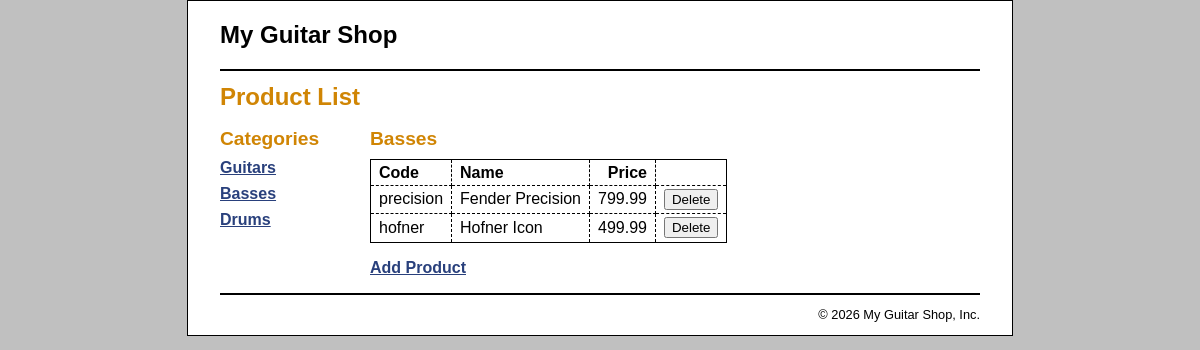
Screenshot of /EX14-1/product_manager/index.php?category_id=2 with the database file from the repository.
### tables this page shows
CREATE TABLE IF NOT EXISTS categories (
    categoryID INT NOT NULL AUTO_INCREMENT,
    categoryName VARCHAR(255) NOT NULL,
    PRIMARY KEY (categoryID)
);

CREATE TABLE IF NOT EXISTS products (
    productID INT NOT NULL AUTO_INCREMENT,
    categoryID INT NOT NULL,
    productCode VARCHAR(10) NOT NULL,
    productName VARCHAR(255) NOT NULL,
    productDescription TEXT,
    listPrice DECIMAL(10,2) NOT NULL,
    PRIMARY KEY (productID),
    FOREIGN KEY (categoryID) REFERENCES categories(categoryID)
);

### EX14-1/model/category_db.php (called while the page is built)
<?php
class CategoryDB {
    public function getCategories() {
        $db = Database::getDB();
        $query = 'SELECT * FROM categories
                  ORDER BY categoryID';
        $result = $db->query($query);
        $categories = array();
        foreach ($result as $row) {
            $category = new Category();
            $category->setID($row['categoryID']);
            $category->setName($row['categoryName']);
            $categories[] = $category;
        }
        return $categories;
    }
    public function getCategory($category_id) {
        $db = Database::getDB();
        $query = "SELECT * FROM categories
                  WHERE categoryID = '$category_id'";
        $statement = $db->query($query);
        $row = $statement->fetch();
        $category = new Category();
        $category->setID($row['categoryID']);
        $category->setName($row['categoryName']);
        return $category;
    }
}
?>

### EX14-1/model/category.php (called while the page is built)
<?php
class Category {
    private $id;
    private $name;
    public function __construct() {
        $this->id = 0;
        $this->name = '';
    }
    public function getID() {
        return $this->id;
    }
    public function setID($value) {
        $this->id = $value;
    }
    public function getName() {
        return $this->name;
    }
    public function setName($value) {
        $this->name = $value;
    }
}
?>

### EX14-1/model/product_db.php (called while the page is built, shortened)
<?php
class ProductDB {
    public function getProductsByCategory($category_id) {
        $db = Database::getDB();
        $categoryDB = new CategoryDB();
        $category = $categoryDB->getCategory($category_id);
        $query = "SELECT * FROM products
                  WHERE categoryID = '$category_id'
                  ORDER BY productID";
        $result = $db->query($query);
        $products = array();
        foreach ($result as $row) {
            $product = new Product();
            $product->setCategory($category);
            $product->setId($row['productID']);
            $product->setCode($row['productCode']);
            $product->setName($row['productName']);
            $product->setPrice($row['listPrice']);
            $products[] = $product;
        }
        return $products;
    }
}
?>

### EX14-1/model/product.php (called while the page is built, shortened)
<?php
class Product {
    private $category, $id, $code, $name, $price;
    public function __construct() {
        $this->name = '';
        $this->price = 0;
    }
    public function getCode() {
        return $this->code;
    }
    public function setCode($value) {
        $this->code = $value;
    }
    public function getName() {
        return $this->name;
    }
    public function setName($value) {
        $this->name = $value;
    }
    public function getPrice() {
        $formatted_price = number_format($this->price, 2);
        return $formatted_price;
    }
    public function setPrice($value) {
        $this->price = $value;
    }
}
?>

### EX14-1/product_manager/product_list.php (the view, shortened to what this page needs)
<?php include '../view/header.php'; ?>
<main>
    <h1>Product List</h1>
    <aside>
        <h2>Categories</h2>
        <nav>
        <ul>
        <?php foreach ($categories as $category) : ?>
            <li>
            <a href="?category_id=<?php echo $category->getID(); ?>">
                <?php echo $category->getName(); ?>
            </a>
            </li>
        <?php endforeach; ?>
        </ul>
        </nav>
    </aside>
    <section>
        <h2><?php echo $current_category->getName(); ?></h2>
        <table>
            <tr>
                <th>Code</th>
                <th>Name</th>
                <th class="right">Price</th>
                <th>&nbsp;</th>
            </tr>
            <?php foreach ($products as $product) : ?>
            <tr>
                <td><?php echo $product->getCode(); ?></td>
                <td><?php echo $product->getName(); ?></td>
                <td class="right"><?php echo $product->getPrice(); ?>
                </td>
                <td><form action="." method="post"
                          id="delete_product_form">
                    <input type="submit" value="Delete">
                </form></td>
            </tr>
            <?php endforeach; ?>
        </table>
        <p><a href="?action=show_add_form">Add Product</a></p>
    </section>
</main>
<?php include '../view/footer.php'; ?>

### EX14-1/main.css (style rules this page uses)
html { background-color: rgb(192, 192, 192); }
body { font-family: Arial, Helvetica, sans-serif; width: 760px; margin: 0 auto; padding: 0 2em; background-color: white; border: 1px solid black; }
aside { float: left; width: 150px; }
section { float: left; width: 500px; }
h1 { font-size: 150%; margin: .5em 0; }
h2 { font-size: 120%; margin: .25em 0 .5em; }
h1, h2 { color: rgb(208, 133, 4); }
ul { list-style-type: none; margin: 0; padding-left: 0; padding-bottom: 1em; }
li { padding-bottom: 0.5em; }
a { color: rgb(41, 64, 124); font-weight: bold; }
table { border: 1px solid black; border-collapse: collapse; margin-bottom: 1em; }
td, th { border: 1px dashed black; padding: .2em .5em .2em .5em; text-align: left; }
.right { text-align: right; }

### rows the page displays
categories: categoryName "Guitars"
categories: categoryName "Basses"
categories: categoryName "Drums"
products: productCode "precision", productName "Fender Precision", listPrice "799.99"
products: productCode "hofner", productName "Hofner Icon", listPrice "499.99"
